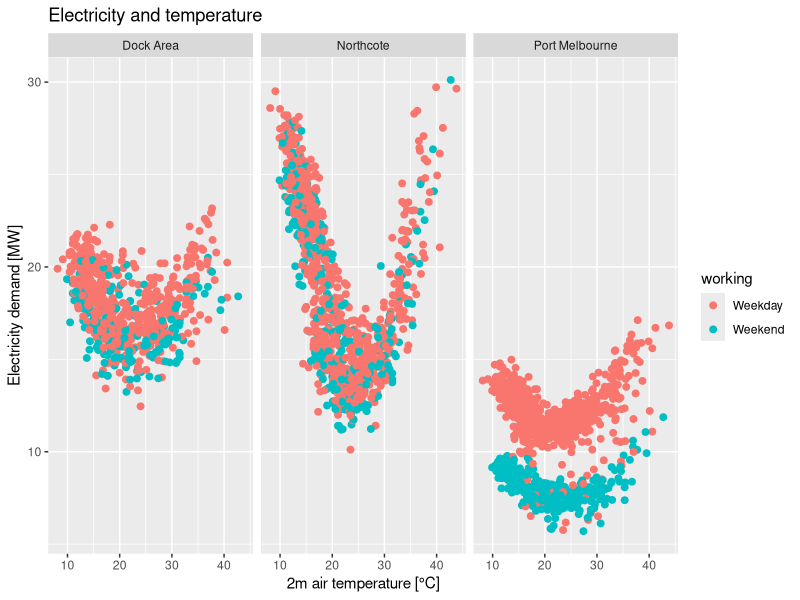

Here is the R script that generated this plot:
## ---- chunk 1
#| library: slides-setup
library(tidyverse)
library(here)
## ---- chunk 2
#| label: basic-chart
power_temp <- read_csv(here("data", "power-temperature-threesites.csv"))

ggplot(power_temp) +
  aes(x = tmax, y = demand, colour = working) +
  geom_point(size = 2) +
  facet_wrap(vars(name)) +
  labs(
    x = "2m air temperature [°C]",
    y = "Electricity demand [MW]",
    title = "Electricity and temperature")
